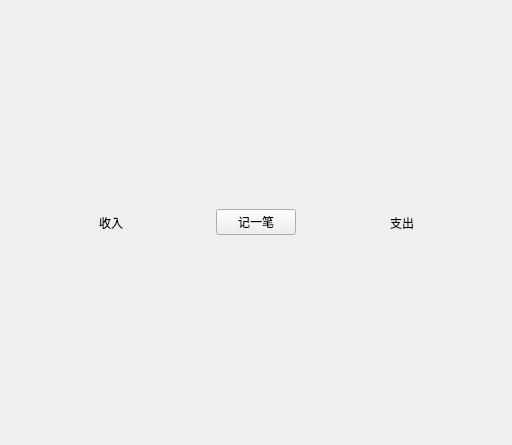
<?xml version="1.0" encoding="UTF-8"?>
<ui version="4.0">
 <class>indexPage</class>
 <widget class="QFrame" name="indexPage">
  <property name="geometry">
   <rect>
    <x>0</x>
    <y>0</y>
    <width>512</width>
    <height>445</height>
   </rect>
  </property>
  <property name="windowTitle">
   <string>Frame</string>
  </property>
  <layout class="QVBoxLayout" name="verticalLayout" stretch="1,5">
   <item>
    <layout class="QHBoxLayout" name="titleLayout">
     <item>
      <spacer name="horizontalSpacer">
       <property name="orientation">
        <enum>Qt::Horizontal</enum>
       </property>
       <property name="sizeHint" stdset="0">
        <size>
         <width>68</width>
         <height>60</height>
        </size>
       </property>
      </spacer>
     </item>
     <item>
      <widget class="QLabel" name="label_income">
       <property name="text">
        <string>收入</string>
       </property>
      </widget>
     </item>
     <item>
      <spacer name="horizontalSpacer_3">
       <property name="orientation">
        <enum>Qt::Horizontal</enum>
       </property>
       <property name="sizeHint" stdset="0">
        <size>
         <width>69</width>
         <height>60</height>
        </size>
       </property>
      </spacer>
     </item>
     <item>
      <widget class="QPushButton" name="pushButton_account">
       <property name="text">
        <string>记一笔</string>
       </property>
      </widget>
     </item>
     <item>
      <spacer name="horizontalSpacer_2">
       <property name="orientation">
        <enum>Qt::Horizontal</enum>
       </property>
       <property name="sizeHint" stdset="0">
        <size>
         <width>68</width>
         <height>60</height>
        </size>
       </property>
      </spacer>
     </item>
     <item>
      <widget class="QLabel" name="label_expense">
       <property name="text">
        <string>支出</string>
       </property>
      </widget>
     </item>
     <item>
      <spacer name="horizontalSpacer_4">
       <property name="orientation">
        <enum>Qt::Horizontal</enum>
       </property>
       <property name="sizeHint" stdset="0">
        <size>
         <width>69</width>
         <height>60</height>
        </size>
       </property>
      </spacer>
     </item>
    </layout>
   </item>
   <item>
    <layout class="QVBoxLayout" name="timeAxisLayout"/>
   </item>
  </layout>
 </widget>
 <resources/>
 <connections/>
</ui>
